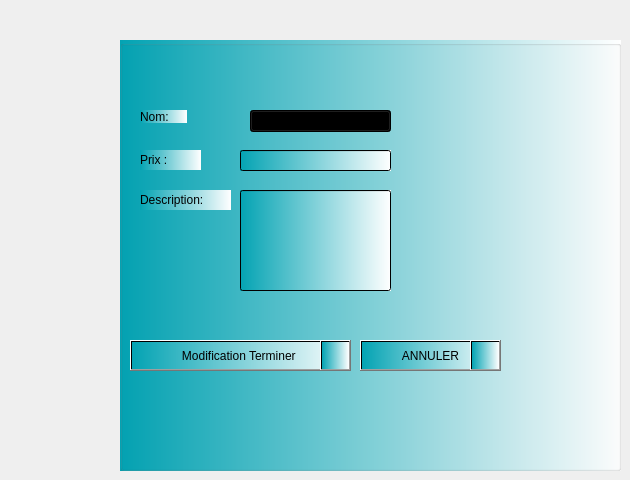
        <widget class="QWidget" name="tab_7">
         <attribute name="title">
          <string>Page</string>
         </attribute>
         <widget class="QGroupBox" name="groupBox_5">
          <property name="geometry">
           <rect>
            <x>120</x>
            <y>40</y>
            <width>501</width>
            <height>431</height>
           </rect>
          </property>
          <property name="styleSheet">
           <string notr="true">background-color: qlineargradient(spread:repeat, x1:0, y1:0, x2:1, y2:0, stop:0 rgba(3, 163, 179, 255), stop:1 rgba(255, 255, 255, 255));</string>
          </property>
          <property name="title">
           <string/>
          </property>
          <widget class="QLabel" name="nom_label_4">
           <property name="geometry">
            <rect>
             <x>20</x>
             <y>70</y>
             <width>47</width>
             <height>13</height>
            </rect>
           </property>
           <property name="styleSheet">
            <string notr="true">
font: 75 12pt &quot;MS Shell Dlg 2&quot;;</string>
           </property>
           <property name="text">
            <string>Nom:</string>
           </property>
          </widget>
          <widget class="QLineEdit" name="prixME_LE_2">
           <property name="geometry">
            <rect>
             <x>120</x>
             <y>110</y>
             <width>151</width>
             <height>21</height>
            </rect>
           </property>
          </widget>
          <widget class="QLabel" name="prix_label_3">
           <property name="geometry">
            <rect>
             <x>20</x>
             <y>110</y>
             <width>61</width>
             <height>20</height>
            </rect>
           </property>
           <property name="styleSheet">
            <string notr="true">
font: 75 12pt &quot;MS Shell Dlg 2&quot;;</string>
           </property>
           <property name="text">
            <string>Prix :</string>
           </property>
          </widget>
          <widget class="QLineEdit" name="descME_LE_2">
           <property name="geometry">
            <rect>
             <x>120</x>
             <y>150</y>
             <width>151</width>
             <height>101</height>
            </rect>
           </property>
          </widget>
          <widget class="QLabel" name="prix_label_5">
           <property name="geometry">
            <rect>
             <x>20</x>
             <y>150</y>
             <width>91</width>
             <height>20</height>
            </rect>
           </property>
           <property name="styleSheet">
            <string notr="true">
font: 75 12pt &quot;MS Shell Dlg 2&quot;;</string>
           </property>
           <property name="text">
            <string>Description:</string>
           </property>
          </widget>
          <widget class="QPushButton" name="ConfrimEditME_B">
           <property name="geometry">
            <rect>
             <x>10</x>
             <y>300</y>
             <width>221</width>
             <height>31</height>
            </rect>
           </property>
           <property name="styleSheet">
            <string notr="true">
font: 75 12pt &quot;MS Shell Dlg 2&quot;;</string>
           </property>
           <property name="text">
            <string>Modification Terminer </string>
           </property>
          </widget>
          <widget class="QPushButton" name="pushButton_14">
           <property name="geometry">
            <rect>
             <x>200</x>
             <y>300</y>
             <width>31</width>
             <height>31</height>
            </rect>
           </property>
           <property name="styleSheet">
            <string notr="true">image: url(:/resource/check.png);</string>
           </property>
           <property name="text">
            <string/>
           </property>
          </widget>
          <widget class="QPushButton" name="pushButton_13">
           <property name="geometry">
            <rect>
             <x>240</x>
             <y>300</y>
             <width>141</width>
             <height>31</height>
            </rect>
           </property>
           <property name="styleSheet">
            <string notr="true">
font: 75 12pt &quot;MS Shell Dlg 2&quot;;</string>
           </property>
           <property name="text">
            <string>ANNULER</string>
           </property>
          </widget>
          <widget class="QPushButton" name="pushButton_21">
           <property name="geometry">
            <rect>
             <x>350</x>
             <y>300</y>
             <width>31</width>
             <height>31</height>
            </rect>
           </property>
           <property name="styleSheet">
            <string notr="true">image: url(:/resource/cancel (1).png);</string>
           </property>
           <property name="text">
            <string/>
           </property>
          </widget>
          <widget class="QComboBox" name="nomME_LE_2">
           <property name="geometry">
            <rect>
             <x>130</x>
             <y>70</y>
             <width>141</width>
             <height>22</height>
            </rect>
           </property>
           <item>
            <property name="text">
             <string>deserts</string>
            </property>
           </item>
           <item>
            <property name="text">
             <string>entrees</string>
            </property>
           </item>
           <item>
            <property name="text">
             <string>plat</string>
            </property>
           </item>
           <item>
            <property name="text">
             <string>boisons</string>
            </property>
           </item>
          </widget>
         </widget>
        </widget>
